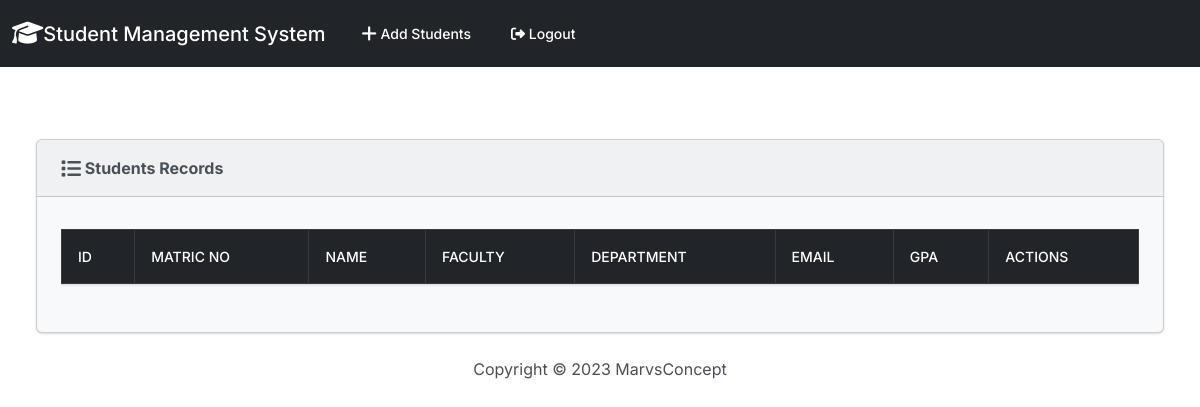
Page / (signed in) on the earlier database version.
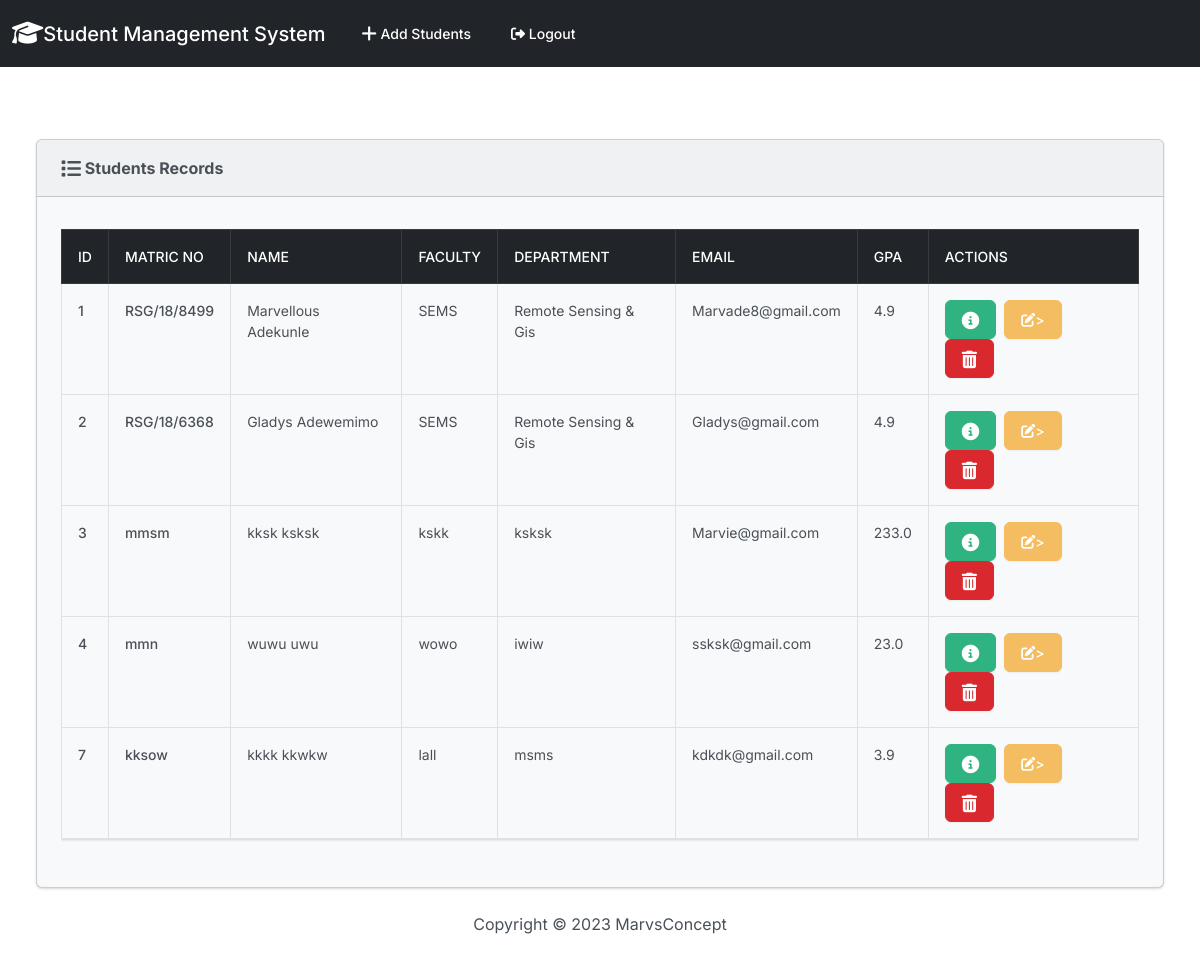
Same page on the later database version.
### students/models.py (models this page shows, shortened)
class Record(models.Model):
    created_at = models.DateTimeField(auto_now_add=True)
    matric_no = models.CharField(max_length = 50)
    first_name = models.CharField(max_length=50)
    last_name = models.CharField(max_length=50)
    faculty = models.CharField(max_length=50)
    department = models.CharField(max_length=50)
    email =  models.EmailField(max_length=50)
    gpa = models.FloatField()

### students/views.py (the view)
# urls.py: 2. Add a URL to urlpatterns:  path('', views.home, name='home')
def home(request):
    records = Record.objects.all()
    if request.method == 'POST':
        username = request.POST['username']
        password = request.POST['password']
        user = authenticate(request, username=username, password=password)
        if user is not None:
            login(request,user)
            messages.success(request, "Welcome, You have been logged in!")
            return redirect('home')
        else:
            messages.success(request, "Login Failed, Try again!!!")
            return redirect('home')
    else:
        return render(request, 'home.html', {'records':records})

### students/templates/home.html (shortened to what this page needs)
{% extends 'base.html' %}
{% block content %}
{% if user.is_authenticated %}
<div class="container-fluid">
    <div class="row">
        <div class="col-12">
            <div class="card bg-light ms-4 me-4 mb-4">
              <div class="card-header"><strong> <i class="fa-solid fa-list fa-lg"></i> Students Records </strong></div>
              <div class="card-body">
                <p class="card-text">
                  <div class="table-responsive">
                    <table class="table table-hover table-bordered">
                      <thead class="table-dark">
                        <tr>
                          <th scope="col">ID</th>
                          <th scope="col">Matric No</th>
                          <th scope="col">Name</th>
                          <th scope="col">Faculty</th>
                          <th scope="col">Department</th>
                          <th scope="col">Email</th>
                          <th scope="col">GPA</th>
                          <th scope="col">Actions</th>
                        </tr>
                      </thead>
                      <tbody>
                        {% for record in records %}
                        <tr>
                          <th>{{record.id}}</th>
                          <th>{{record.matric_no}}</th>
                          <td>{{record.first_name}} {{record.last_name}}</td>
                          <td>{{record.faculty}}</td>
                          <td>{{record.department}}</td>
                          <td>{{record.email}}</td>
                          <td>{{record.gpa}}</td>
                          <td><a href="{% url 'record' record.id %}"> <button type="button" class="btn btn-success me-1">
                            </button></a>
                            <a href="{% url 'update_record' record.id %}"> <button type="button" class="btn btn-warning me-1">
                              <i class="fa-solid fa-pen-to-square fa=lg"></i>></i>
                            </button></a>
                            <a class="btn btn-danger   me-1" href="{% url 'delete_record' record.id %}"></a>
                          </td>
                        </tr>
                        {% endfor %}
                      </tbody>
                    </table>
                  </div>
                </p>
              </div>
        </div>
    </div>
</div>
{% endif %}
{% endblock %}

### students/templates/base.html (shortened to what this page needs)
{% load static %}
<!DOCTYPE html>
<html lang="en">
<head>
    <link href="{% static 'css/bootstrap.min.css' %}" rel="stylesheet">
    <link rel="stylesheet" href="https://cdnjs.cloudflare.com/ajax/libs/font-awesome/6.4.0/css/all.min.css" />
</head>
<body>
    {% include 'navbar.html' %}
    <br>
        <br>
    {% block content %}
    {% endblock %}
    <footer class="mt-auto mb-4">
        <div class="text-center">
            <span>
                Copyright &copy; <script>document.write(new Date().getFullYear())</script> MarvsConcept
            </span>
        </div>
    </footer>
</body>
</html>

### students/templates/navbar.html (shortened to what this page needs)
<nav class="navbar navbar-expand-lg navbar-dark bg-dark">
    <div class="container-fluid">
      <a class="navbar-brand" href="{% url 'home' %}">
        <i class="fa-solid fa-graduation-cap fa-lg"></i>Student Management System</a>
      <div class="collapse navbar-collapse" id="navbarColor02">
        <ul class="navbar-nav me-auto">
          {% if user.is_authenticated %}
          <li class="nav-item">
            <a class="nav-link" href="{% url 'add_student' %}"> Add Students</a>
          </li>
          <li class="nav-item">
            <a class="nav-link" href="{% url 'logout' %}"><i class="fa-solid fa-right-from-bracket"></i> Logout</a>
          </li>
          {% endif %}
        </ul>
      </div>
    </div>
  </nav>

Differences in the rows shown:
added Record: id "1", matric_no "RSG/18/8499", first_name "Marvellous", last_name "Adekunle", faculty "SEMS", department "Remote Sensing & Gis", email "Marvade8@gmail.com", gpa "4.9"
added Record: id "2", matric_no "RSG/18/6368", first_name "Gladys", last_name "Adewemimo", faculty "SEMS", department "Remote Sensing & Gis", email "Gladys@gmail.com", gpa "4.9"
added Record: id "3", matric_no "mmsm", first_name "kksk", last_name "ksksk", faculty "kskk", department "ksksk", email "Marvie@gmail.com", gpa "233.0"
added Record: id "4", matric_no "mmn", first_name "wuwu", last_name "uwu", faculty "wowo", department "iwiw", email "ssksk@gmail.com", gpa "23.0"
added Record: id "7", matric_no "kksow", first_name "kkkk", last_name "kkwkw", faculty "lall", department "msms", email "kdkdk@gmail.com", gpa "3.9"
